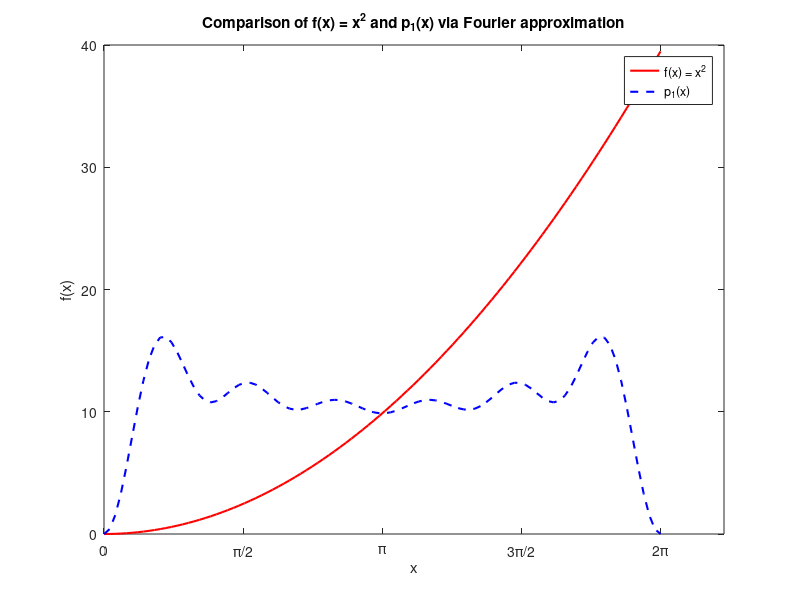
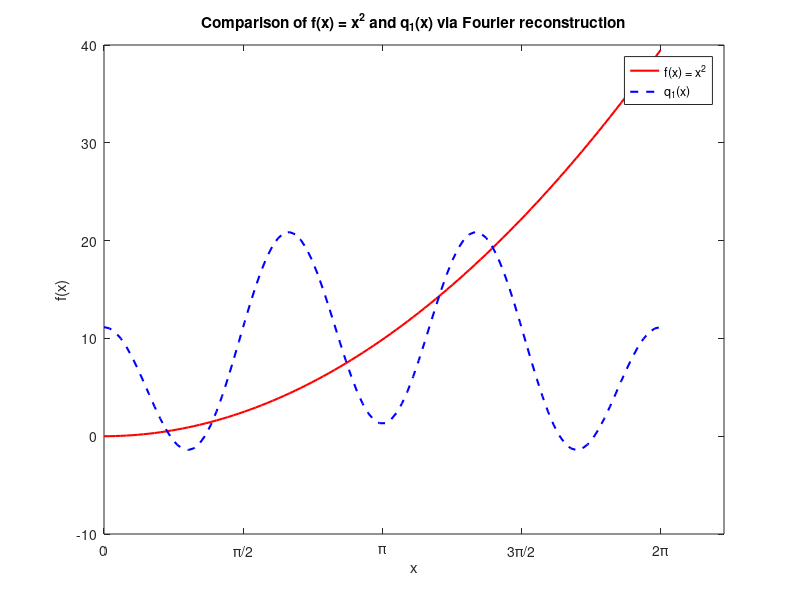

The MATLAB script that drew these images, in order:
% Exercise 1
disp("Exercise 1:");
A = [1 0 1; 2 1 0; -1 -2 3; 0 -1 2];
b = [1; 1; 2; -2];

x_star = A \ b;
closestPoint = A * x_star;
disp(closestPoint);

% Exercise 2
disp("Exercise 2:");
A = [1 2 -1; 0 -2 3; 1 5 -1; -3 1 1];
b = [0; 5; 6; 8];

disp("Calculate least square via x* = (A^T * A)^-1 * A^T * b:");
x_star = (A' * A)^-1 * A' * b;
disp(x_star);

function x = myBackwardSubstitution(U, c)
    [n_U, m_U] = size(U);
    [n_c, m_c] = size(c);

    % Check matrices dimensions
    if n_c ~= n_U || m_U ~= n_U || m_c ~= 1
        error("Dimensions of U is not n*n or c is not n*1.");
    end

    x = zeros(n_U, 1); % Initialize solution vector
    
    % Iterate through the rows in ascending order
    for i = n_U: -1: 1
        sum = c(i); % Acquire RHS values for the current row
        
        % Subtract the already computed x values
        for j = i + 1: n_U
            sum = sum - U(i, j) * x(j);
        end

        % Divide the diagonal element
        x(i) = sum / U(i, i);
    end
end

[Q, R] = qr(A, 0); % "Economy-sized" QR for optimized use on A with more rows than cols
x_qrstar = myBackwardSubstitution(R, Q' * b);
disp("Least square using QR-factorization:");
disp(x_qrstar);

% Exercise 3
disp("Exercise 3:");
years = 1989:1999;
prices = [86.4, 89.8, 92.8, 96.0, 99.6, 103.1, 106.3, 109.5, 113.3, 120.0, 129.5];
x = years - 1989; % Use base to turn years into 0, 1, ..., 10

% Construct A matrix where 1st col = constant 1; 2nd col = years starting
% from 0
A = [ones(length(x), 1) x'];
b = prices'; % transposed to vertical vector

x_star = (A' * A)^-1 * A' * b;

% Acquire equation from x_star
alpha = x_star(1);
beta = x_star(2);
fprintf("Equation of least square line is about: y = %.2f + %.2fx\n", alpha, beta);

% Estimate the median price of a house in the year 2005 & 2010
x_2005 = 2005 - 1989;
x_2010 = 2010 - 1989;
price_2005 = alpha + x_2005 * beta;
price_2010 = alpha + x_2010 * beta;

fprintf("Estimated median price in 2005: $%.2f thousand\n", price_2005);
fprintf("Estimated median price in 2010: $%.2f thousand\n\n", price_2010);

% Exercise 4
disp("Exercise 4:");
% Part a:
n = 8; % # of sample points
f = zeros(n, 1); % init sample vector f

% Compute f(j * (2pi)/8) for j = 0, 1, ..., 7
for j = 0:n-1
    x = (j * 2 * pi) / n;
    f(j + 1) = x^2; % solves f(x) & accounts for matlab indexing
end

% Part b:
zeta_8 = exp(1i * 2 * pi / n); % ζ8
omega = zeros(n, n); % matrix to hold w_ks

for k = 0:n-1
    for j = 0:n-1
        omega(j + 1, k + 1) = zeta_8^(j * k); % ζ8
    end
end

% Part c:
c = zeros(n, 1); % init coefficient vector

for k = 0:n-1
    c(k + 1) = (1 / n) * dot(f, omega(:, k + 1));  % Compute the inner product and scale by 1/8
end

% Part d:
x = linspace(0, 2*pi, 100); % range of values from 0 to 2*pi

p1 = real(c(1)) * ones(size(x)); % % real part init with 1st term
p2 = zeros(size(x)); % imaginary part but real-valued

for k = 1:n-1
    p1 = p1 + real(c(k + 1)) * cos(k * x);
    p2 = p2 + imag(c(k + 1)) * sin(k * x);
end

% Part e:
f_x = x.^2; % f(x) = x^2

% Plot f(x) and p_1(x)
figure;
plot(x, f_x, "r-", "LineWidth", 1.5);
hold on;
plot(x, p1, 'b--', 'LineWidth', 1.5);
hold off;

xticks([0 pi/2 pi 3*pi/2 2*pi]);
xticklabels({'0', '\pi/2', '\pi', '3\pi/2', '2\pi'});

% Labels
title("Comparison of f(x) = x^2 and p_1(x) via Fourier approximation");
xlabel("x");
ylabel("f(x)");
legend("f(x) = x^2", "p_1(x)");

% Part f:
c = zeros(n, 1); % init modified coefficient vector

i = 1; % To keep track of c vector position to add to
for k = -4:3
    c(i) = (1 / n) * dot(f, omega(:, i));
    i = i + 1;
end

% Part g:
q1 = real(c(1)) * ones(size(x)); % real part init with 1st term
q2 = zeros(size(x)); % imaginary part but real-valued

i = 1; % To keep track of c vector position to read from
for k =-3:3
    q1 = q1 + real(c(i)) * cos(k * x);
    q2 = q2 + imag(c(i)) * sin(k * x);
    i = i + 1;
end

% Part h:
figure;
plot(x, f_x, "r-", "LineWidth", 1.5);
hold on;
plot(x, q1, 'b--', 'LineWidth', 1.5);
hold off;

xticks([0 pi/2 pi 3*pi/2 2*pi]);
xticklabels({'0', '\pi/2', '\pi', '3\pi/2', '2\pi'});

% Labels
title("Comparison of f(x) = x^2 and q_1(x) via Fourier reconstruction");
xlabel("x");
ylabel("f(x)");
legend("f(x) = x^2", "q_1(x)");
